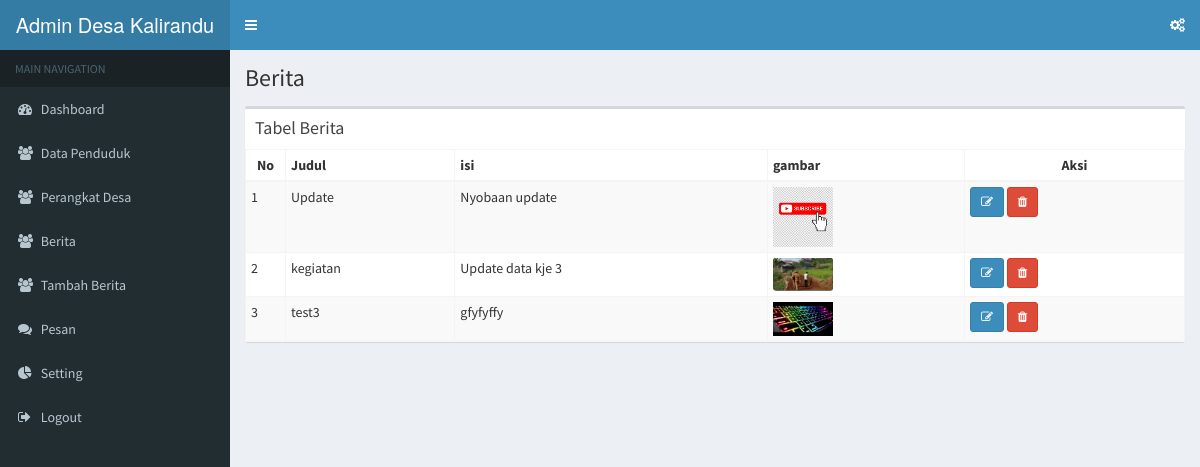
Page /index.php/admin/kegiatan on the committed database.
### tables this page shows
CREATE TABLE `kegiatan` (
  `id_kegiatan` int(11) NOT NULL,
  `judul` varchar(50) NOT NULL,
  `isi` varchar(300) NOT NULL,
  `gambar` varchar(200) NOT NULL
);

### application/controllers/admin/Kegiatan.php (called while the page is built, shortened)
<?php
class Kegiatan extends CI_Controller {
	public function index()
	{
		$data['title'] = "Berita";
		$data['kegiatan'] = $this->db->get('kegiatan')->result();
		$this->load->view('template_admin/header', $data);
		$this->load->view('template_admin/sidebar');
		$this->load->view('template_admin/topbar');
		$this->load->view('admin/kegiatan', $data);
		$this->load->view('template_admin/footer');
	}
}

### index.php (called while the page is built, shortened)
<?php
require_once BASEPATH.'core/CodeIgniter.php';

### application/views/admin/kegiatan.php (the view, shortened to what this page needs)
<div class="content-wrapper">
  <section class="content-header">
    <h1>
      <?php echo $title; ?>
    </h1>
  </section>
  <section class="content">
    <div class="row">
      <div class="col-md-12">
        <div class="box">
          <div class="box-header">
            <h3 class="box-title">Tabel Berita</h3>
          </div>
          <div class="box-body no-padding">
            <table class="table table-condensed table-bordered table-striped">
              <thead>
                <tr>
                  <th class="text-center" style="width: 40px;">No</th>
                  <th>Judul</th>
                  <th>isi</th>
                  <th>gambar</th>
                  <th class="text-center">Aksi</th>
                </tr>
              </thead>
              <tbody>
                <?php
                $i = 1 ;
                foreach($kegiatan as $row) { ?>
                <tr>
                  <td><?php echo $i++; ?></td>
                  <td><?php  echo $row->judul; ?></td>
                  <td><?php echo $row->isi; ?></td>
                  <td><img style="width: 60px;" src="<?php echo base_url('assets/user/img/'.$row->gambar);?>" class="img-fluid" alt=""></td>
                  <td>
                    <a class="btn btn-sm btn-primary" href="<?php echo base_url('admin/kegiatan/edit/'.$row->id_kegiatan) ?>"><i class="fa fa-edit"></i></a>
                    <a class="btn btn-sm btn-danger" href="<?php echo base_url('admin/kegiatan/delete/'.$row->id_kegiatan) ?>" onclick="return confirm('Apakah Anda yakin ingin menghapus data ini?')"><i class="fa fa-trash"></i></a>
                  </td>
                </tr>
                <?php } ?>
              </tbody>
            </table>
          </div>
        </div>
      </div>
    </div>
  </section>
</div>

### rows in the picture
kegiatan: judul "Update", isi "Nyobaan update", gambar (picture)
kegiatan: judul "kegiatan", isi "Update data kje 3", gambar (picture)
kegiatan: judul "test3", isi "gfyfyffy", gambar (placeholder picture)

### other values in the picture
$title "Berita"
